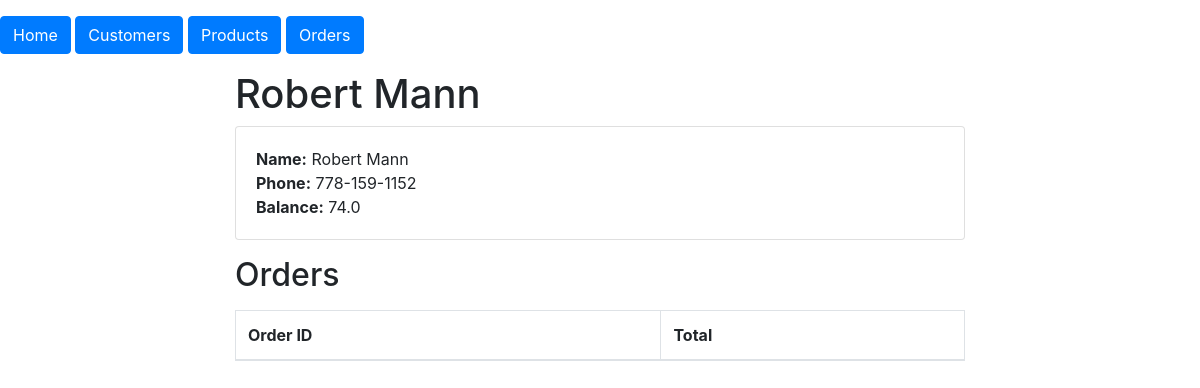
Screenshot of /customer_detail/2 with the database file from the repository.
### models.py (models this page shows, shortened)
class Customer(db.Model):
    id = mapped_column(Integer, primary_key=True)
    name = mapped_column(String(200), nullable=False, unique=True)
    phone = mapped_column(String(20), nullable=False)
    balance = mapped_column(Float, nullable=False, default=0)
    orders = relationship("Order")

### routes/html_routes.py (the view)
@html_routes_bp.route('/customer_detail/<int:customer_id>')
def customer_detail(customer_id):
    customer = Customer.query.get(customer_id)
    return render_template('customer_detail.html', customer=customer)

### templates/customer_detail.html (shortened to what this page needs)
{% extends "base.html" %}
{% block content %}
<div class="container">
    <div class="row justify-content-center">
        <div class="col-md-8">
            <h1>{{ customer.name }}</h1>
            <div class="card">
                <div class="card-body">
                    <p class="card-text">
                        <strong>Name:</strong> {{ customer.name }} <br>
                        <strong>Phone:</strong> {{ customer.phone }} <br>
                        <strong>Balance:</strong> {{ customer.balance }} <br>
                    </p>
                </div>
            </div>
        </div>
    </div>
    <div class="row justify-content-center">
        <div class="col-md-8">
            <h2 class="my-3">Orders</h2>
            <div class="table-responsive">
                <table class="table table-bordered table-striped">
                    <thead>
                        <tr>
                            <th>Order ID</th>
                            <th>Total</th>
                        </tr>
                    </thead>
                </table>
            </div>
        </div>
    </div>
</div>
{% endblock %}

### rows the page displays
Customer: name "Robert Mann", phone "778-159-1152", balance "74.0"
